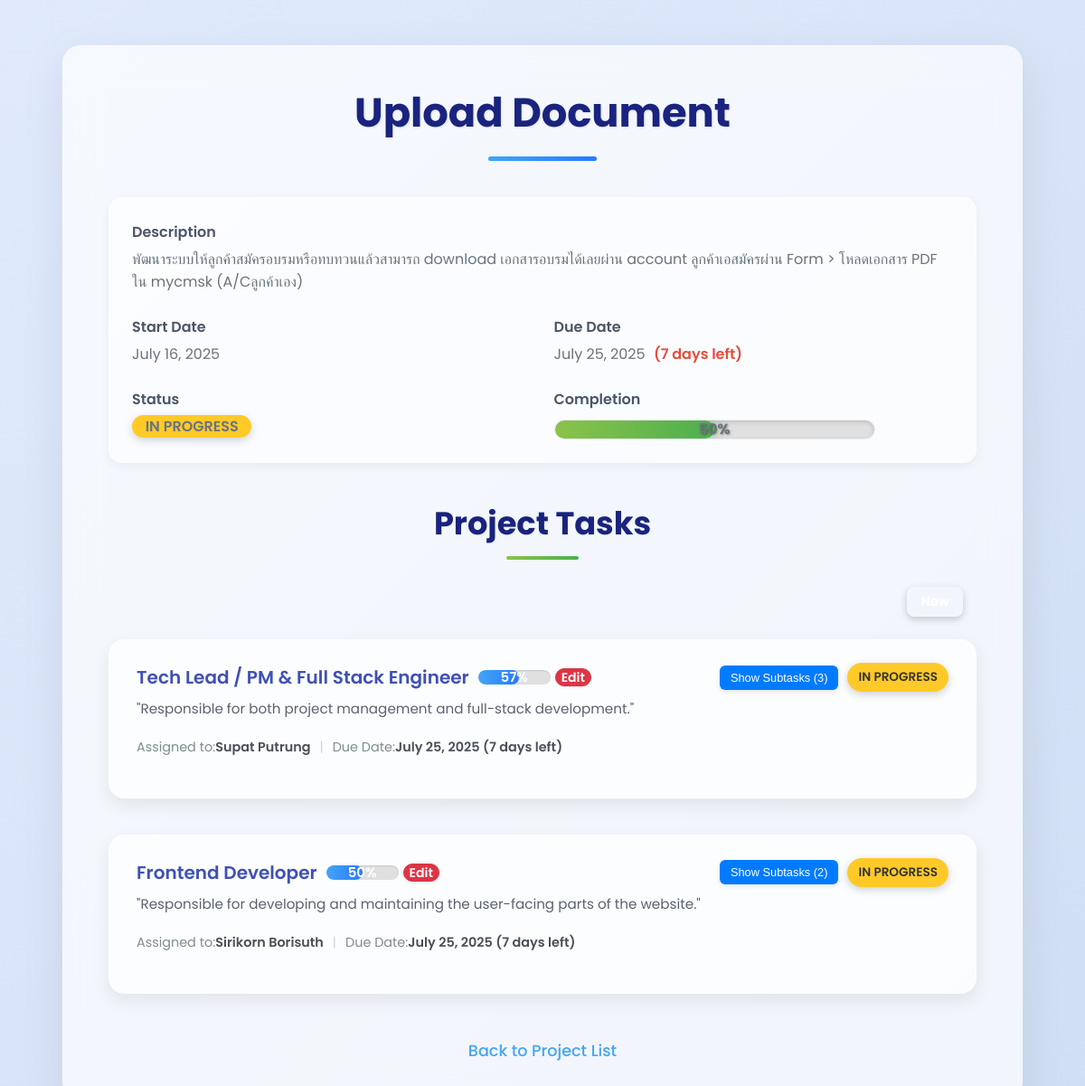
The page /project/4/ (signed in) on the database its author committed.
### MyTasks/models.py (models this page shows, shortened)
class Project(models.Model):
    STATUS_CHOICES = [
        ('to_do', 'To Do'),
        ('in_progress', 'In Progress'),
        ('completed', 'Completed'),
        ('on_hold', 'On Hold'),
    ]
    project_name = models.CharField(max_length=200)
    description = models.TextField()
    start_date = models.DateField()
    due_date = models.DateField(null=True, blank=True)
    status = models.CharField(max_length=20, choices=STATUS_CHOICES, default='to_do')

class Task(models.Model):
    STATUS_CHOICES = [
        ('to_do', 'To Do'),
        ('in_progress', 'In Progress'),
        ('completed', 'Completed'),
        ('on_hold', 'On Hold'),
    ]
    project = models.ForeignKey(Project, on_delete=models.CASCADE, related_name='tasks')
    task_name = models.CharField(max_length=200)
    description = models.TextField(blank=True, null=True)
    assigned_to = models.ForeignKey(User, on_delete=models.SET_NULL, null=True, blank=True)
    due_date = models.DateField(null=True, blank=True)
    status = models.CharField(max_length=20, choices=STATUS_CHOICES, default='to_do')
    parent_task = models.ForeignKey('self', on_delete=models.CASCADE, null=True, blank=True, related_name='subtasks')
    class Meta:
        ordering = ['due_date'] # เรียงตาม due_date โดย default

### MyTasks/views.py (the view)
# urls.py: path('project/<int:pk>/', ProjectDetailView.as_view(), name='project-detail'),
class ProjectDetailView(LoginRequiredMixin, DetailView):
    model = Project
    template_name = 'MyTasks/project_detail.html'
    context_object_name = 'project'
    def get_context_data(self, **kwargs):
        context = super().get_context_data(**kwargs)
        user = self.request.user # ดึงข้อมูลผู้ใช้ปัจจุบัน
        is_admin = user.is_staff or user.is_superuser
        base_tasks_queryset = self.object.tasks.all()
        if not is_admin:
            base_tasks_queryset = base_tasks_queryset.filter(assigned_to=user)
        all_project_tasks_for_completion = base_tasks_queryset
        total_tasks_for_completion = all_project_tasks_for_completion.count()
        completed_tasks_for_completion = all_project_tasks_for_completion.filter(status='completed').count()
        self.object.completion_percentage = 0
        if total_tasks_for_completion > 0:
            self.object.completion_percentage = int((completed_tasks_for_completion / total_tasks_for_completion) * 100)
        self.object.days_left = None
        self.object.is_due_soon = False
        self.object.nearing_completion_text = ""
        self.object.overdue_days_abs = None
        if self.object.due_date:
            today = datetime.date.today()
            if self.object.due_date >= today:
                self.object.days_left = (self.object.due_date - today).days
                if self.object.days_left <= 7 and self.object.status not in ['completed', 'on_hold']:
                    self.object.is_due_soon = True
                    self.object.nearing_completion_text = "Nearing Deadline!"
            else: # Due date is in the past
                self.object.days_left = (today - self.object.due_date).days * -1
                self.object.overdue_days_abs = abs(self.object.days_left)
                if self.object.status not in ['completed', 'on_hold']:
                    self.object.is_due_soon = True
                    self.object.nearing_completion_text = "OVERDUE!"
        all_tasks = base_tasks_queryset.prefetch_related('subtasks', 'assigned_to')
        decorated_tasks = []
        for task in all_tasks:
            if not task.parent_task:
                task.subtasks_decorated = [] # Initialize list for decorated subtasks
                raw_subtasks = task.subtasks.all()
                if not is_admin:
                    raw_subtasks = raw_subtasks.filter(assigned_to=user)
                for subtask in raw_subtasks: # วนลูปผ่าน Subtask ที่ถูกกรองแล้ว
                    self.decorate_task_with_progress(subtask)
                    task.subtasks_decorated.append(subtask)
                self.decorate_task_with_progress(task) # Decorate main task
                decorated_tasks.append(task)
        context['main_tasks'] = decorated_tasks
        print(f"\n--- Debugging Project Detail for Project PK: {self.object.pk} ---")
        print(f"Project Name: {self.object.project_name}")
        print(f"Is Admin: {is_admin}") # เพิ่ม debug สำหรับ is_admin
        print(f"Total tasks for completion (filtered): {total_tasks_for_completion}") # ระบุว่าอาจมีการกรองแล้ว
        print(f"Completed tasks for completion (filtered): {completed_tasks_for_completion}") # ระบุว่าอาจมีการกรองแล้ว
        print(f"Calculated completion percentage: {self.object.completion_percentage}")
        print("--- End Debugging ---\n")
        return context
    def decorate_task_with_progress(self, task):
        if hasattr(task, 'subtasks_decorated') and task.subtasks_decorated:
            total_subtasks = len(task.subtasks_decorated)
            completed_subtasks = sum(1 for st in task.subtasks_decorated if st.status == 'completed')
            task.subtask_completion_percentage = int((completed_subtasks / total_subtasks) * 100) if total_subtasks > 0 else 0 # <-- แก้ไขบรรทัดนี้
            task.incomplete_subtask_count = sum(1 for st in task.subtasks_decorated if st.status != 'completed')
        else:
            task.subtask_completion_percentage = None # No subtasks
            task.incomplete_subtask_count = 0 # เพิ่มโค้ดส่วนนี้เพื่อกำหนดค่าเริ่มต้น
        if task.due_date:
            today = date.today()
            delta = task.due_date - today
            task.days_left = delta.days
            task.is_due_soon = delta.days <= 3 # Task due soon if 3 days or less
            if delta.days < 0:
                task.overdue_days_abs = abs(delta.days)
            else:
                task.overdue_days_abs = None
        else:
            task.days_left = None
            task.is_due_soon = False
            task.overdue_days_abs = None

### MyTasks/templates/MyTasks/project_detail.html (shortened to what this page needs)
<!DOCTYPE html>
<html lang="en">
<head>
    <link rel="stylesheet" href="https://cdn.jsdelivr.net/npm/bootstrap-icons@1.11.3/font/bootstrap-icons.min.css">
</head>
<body>
    <div class="dashboard-container">
        <div class="header">
            <h1>{{ project.project_name }}</h1>
            <span class="header-underline"></span>
        </div>
        <div class="project-details">
            <div class="detail-item description">
                <strong>Description</strong>
                <span>{{ project.description }}</span>
            </div>
            <div class="detail-item">
                <strong>Start Date</strong>
                <span>{{ project.start_date }}</span>
            </div>
            <div class="detail-item">
                <strong>Due Date</strong>
                <span>
                    {{ project.due_date }}
                    {% if project.due_date %}
                        <span class="project-countdown-text {% if project.is_due_soon %}due-soon{% endif %}">
                            {% if project.days_left is not none %}
                                {% if project.days_left > 0 %}
                                    ({{ project.days_left }} days left)
                                {% elif project.days_left == 0 %}
                                    (Due Today!)
                                {% else %}
                                    ({{ project.overdue_days_abs }} days overdue!)
                                {% endif %}
                            {% endif %}
                        </span>
                    {% endif %}
                </span>
            </div>
            <div class="detail-item">
                <strong>Status</strong>
                <span class="project-status project-status-{{ project.status|lower|slugify }}">
                    {{ project.get_status_display }}
                </span>
            </div>
            <div class="detail-item">
                <strong>Completion</strong>
                <div class="progress-bar-container">
                    <div class="progress-bar-fill" style="width: {{ project.completion_percentage }}%;"></div>
                    <span class="progress-bar-text">{{ project.completion_percentage|stringformat:"d" }}%</span>
                </div>
            </div>
        </div>
        <div class="tasks-section">
            <h2>Project Tasks</h2>
            <span class="tasks-header-underline"></span>
            <div class="add-task-button-container">
                <a href="{% url 'task-create' project_pk=project.pk %}" class="add-task-button-new" title="Add New Task">
                </a>
            </div>
            <ul class="task-list">
                {% for task in main_tasks %}
                    {% if task.status != 'completed' %}
                        <li class="task-card {% if task.is_due_soon %}due-soon{% endif %}">
                            <div class="task-info">
                                <div class="task-info-header">
                                    <div class="task-info-name">
                                        {{ task.task_name }}
                                        {% if task.subtasks_decorated|length > 0 %}
                                            <div class="subtask-progress-container">
                                                <div class="subtask-progress-fill" style="width: {{ task.subtask_completion_percentage }}%;"></div>
                                                <span class="subtask-progress-text">{{ task.subtask_completion_percentage|stringformat:"d" }}%</span>
                                            </div>
                                        {% endif %}
                                        <a href="{% url 'task-edit' pk=task.pk %}" class="edit-icon-button" title="Edit Task">
                                            Edit
                                        </a>
                                    </div>
                                    <div class="task-header-actions">
                                        {% if task.incomplete_subtask_count > 0 %}
                                            <button class="subtask-toggle-button" data-task-id="{{ task.pk }}">
                                                Show Subtasks ({{ task.incomplete_subtask_count }})
                                            </button>
                                        {% endif %}
                                        <span class="status-task status-task-{{ task.status|lower|slugify }}">
                                            {{ task.get_status_display }}
                                        </span>
                                    </div>
                                </div>
                                <div class="task-info-description">{{ task.description }}</div>
                                <div class="task-info-details">
                                    Assigned to: <strong>
                                    {% if task.assigned_to %}
                                        {{ task.assigned_to.first_name }} {{ task.assigned_to.last_name }}
                                    {% else %}
                                        Unassigned
                                    {% endif %}
                                    </strong>
                                    <span class="detail-separator">|</span>
                                    Due Date: <strong class="{% if task.is_due_soon %}due-date-nearing-completion{% endif %}">
                                        {{ task.due_date|date:"F j, Y" }}
                                        {% if task.due_date %}
                                            {% if task.days_left is not None %}
                                                {% if task.days_left > 0 %}
                                                    ({{ task.days_left }} days left)
                                                {% elif task.days_left == 0 %}
                                                    (Due Today!)
                                                {% else %}
                                                    ({{ task.overdue_days_abs }} days overdue!)
                                                {% endif %}
                                            {% endif %}
                                        {% endif %}
                                    </strong>
                                </div>
                            </div>
                        </li>
                    {% endif %}
                {% empty %}
                    <li class="empty-state">No tasks found for this project.</li>
                {% endfor %}
            </ul>
        </div>
        <div class="back-link">
            <a href="{% url 'project-list' %}">Back to Project List</a>
        </div>
    </div>
</body>
</html>

### rows shown on the page
Project: project_name "Upload Document", description "พัฒนาระบบให้ลูกค้าสมัครอบรมหรือทบทวนแล้วสามารถ download เอกสารอบรมได้เลยผ่าน account ลูกค้าเอสมัครผ่าน Form > โหลดเอกสาร PDF ใน mycmsk (A/Cลูกค้าเอง)", start_date "July 16, 2025", due_date "July 25, 2025", days_left "7", status "IN PROGRESS", completion_percentage "50"
Task: task_name "Tech Lead / PM & Full Stack Engineer", subtask_completion_percentage "57", incomplete_subtask_count "3", status "IN PROGRESS", description "\"Responsible for both project management and full-stack development.\"", assigned_to.first_name "Supat", assigned_to.last_name "Putrung", due_date "July 25, 2025", days_left "7"
Task: task_name "Frontend Developer", subtask_completion_percentage "50", incomplete_subtask_count "2", status "IN PROGRESS", description "\"Responsible for developing and maintaining the user-facing parts of the website.\"", assigned_to.first_name "Sirikorn", assigned_to.last_name "Borisuth", due_date "July 25, 2025", days_left "7"
